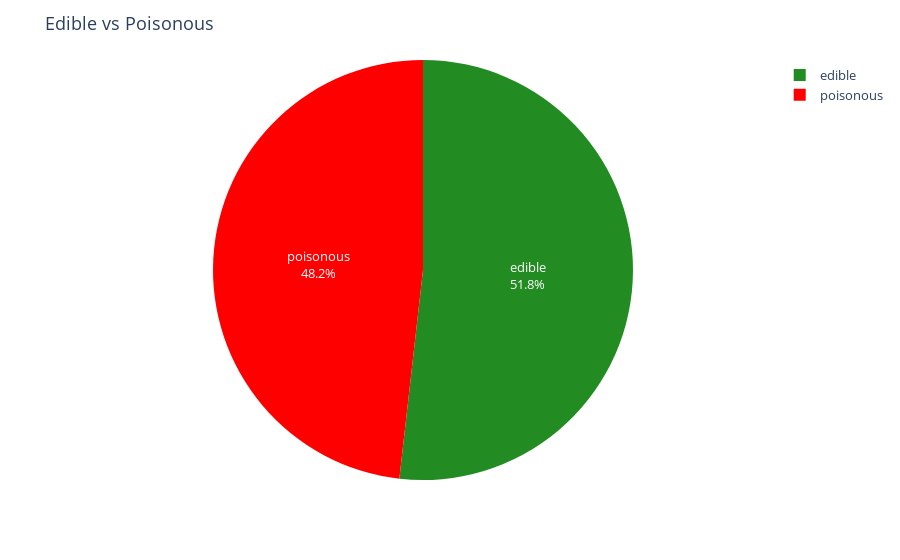

Notebook cell for this chart:
### Code cell
#pie = px.pie(df, names="Class", color_discrete_sequence=['#DDD2BB','green'])
# pie = px.pie(df, names="Class", color_discrete_sequence=['#357C3C','#BB2525'])
pie = px.pie(df, names="Class", color_discrete_sequence=['forestgreen','red'])
pie.update_traces(textinfo='percent+label')
pie.update_layout(title_text='Edible vs Poisonous', font=dict(size=13))
pie.show()

### Figure 1 — Plotly figure (JSON) as saved in the notebook; plotly's stock layout.template omitted (floating-point values rounded to 4 significant figures; data arrays with more than 128 entries replaced by an {"elided": "..."} marker saying what was removed)
{"data": [{"domain": {"x": [0, 1], "y": [0, 1]}, "hovertemplate": "Class=%{label}<extra></extra>", "labels": {"elided": "8124 str values"}, "legendgroup": "", "name": "", "showlegend": true, "textinfo": "percent+label", "type": "pie"}], "layout": {"font": {"size": 13}, "legend": {"tracegroupgap": 0}, "margin": {"t": 60}, "piecolorway": ["forestgreen", "red"], "title": {"text": "Edible vs Poisonous"}}}
